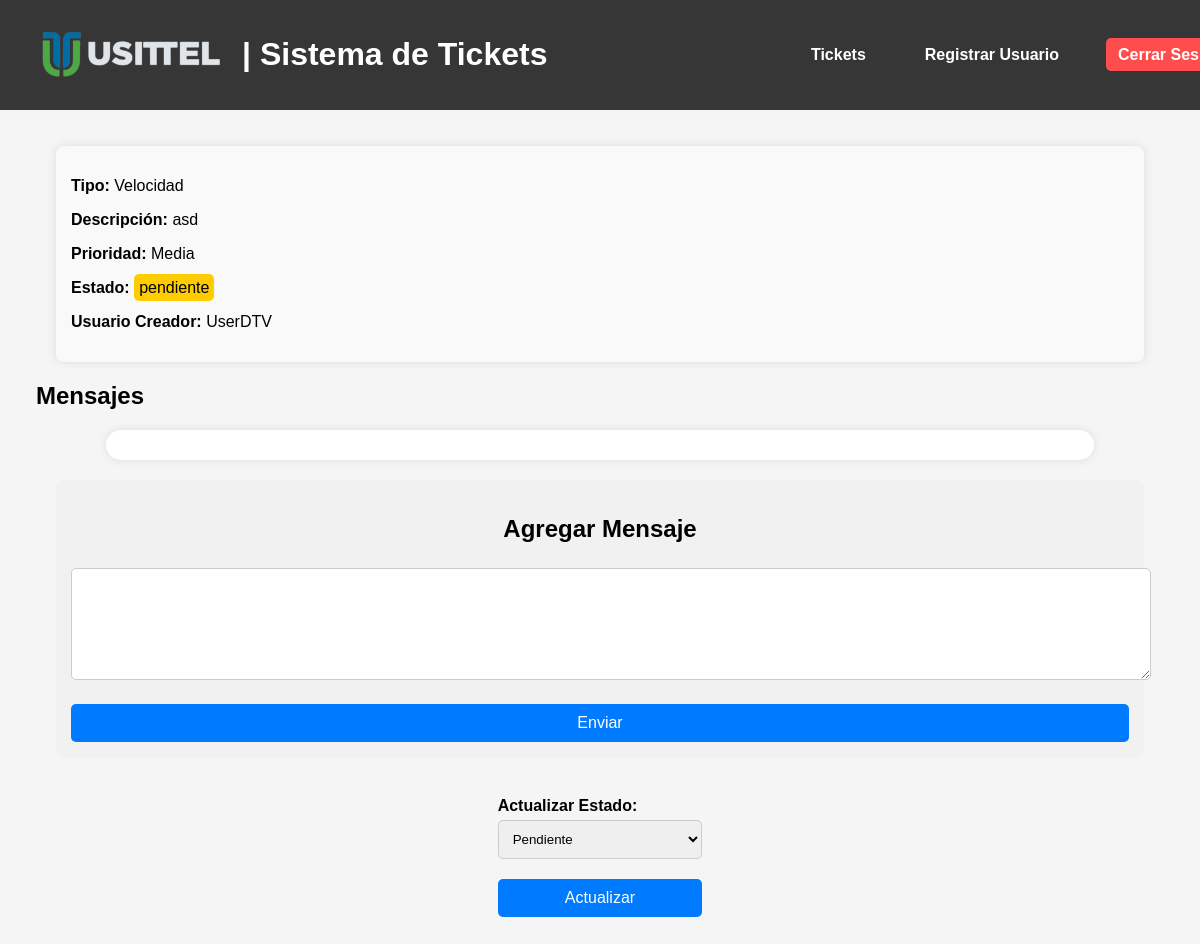
The page /ticket/60 (signed in) on the database as committed earlier.
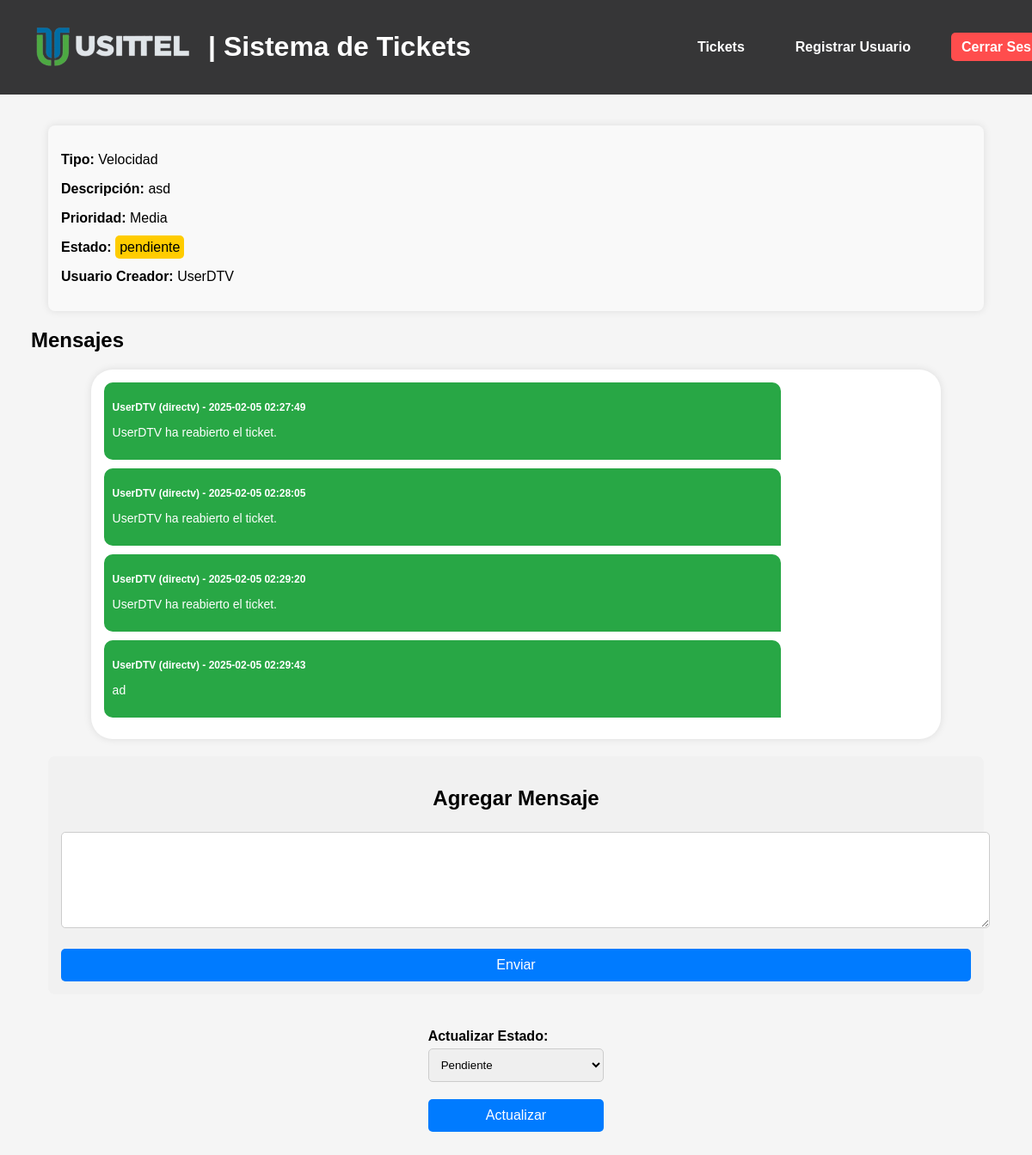
The same page on the database as committed later.
### tables this page shows
CREATE TABLE messages (
    id INTEGER PRIMARY KEY AUTOINCREMENT,
    ticket_id INTEGER NOT NULL,
    usuario TEXT NOT NULL,
    rol TEXT NOT NULL,
    mensaje TEXT NOT NULL,
    fecha TIMESTAMP DEFAULT CURRENT_TIMESTAMP,
    FOREIGN KEY (ticket_id) REFERENCES tickets (id)
);

### app.py (the view)
@app.route('/ticket/<int:id>', methods=['GET'])
@login_required
def view_ticket(id):
    conn = get_db_connection()
    ticket = conn.execute('SELECT * FROM tickets WHERE id = ?', (id,)).fetchone()
    messages = conn.execute('SELECT * FROM messages WHERE ticket_id = ? ORDER BY fecha ASC', (id,)).fetchall()
    conn.close()
    if not ticket:
        return "Ticket no encontrado", 404
    return render_template('view_ticket.html', ticket=ticket, messages=messages, current_user=current_user)

### app.py (called while the page is built)
def get_db_connection():
    conn = sqlite3.connect('database.db', timeout=10)  # Espera hasta 10 segundos si la base de datos está bloqueada
    conn.row_factory = sqlite3.Row
    return conn

@login_manager.user_loader
def load_user(user_id):
    conn = get_db_connection()
    user = conn.execute('SELECT * FROM users WHERE id = ?', (user_id,)).fetchone()
    conn.close()
    if user:
        return User(id=user['id'], username=user['username'], role=user['role'])
    return None

### templates/view_ticket.html (shortened to what this page needs)
<!DOCTYPE html>
<html lang="es">
<head>
    <link rel="stylesheet" href="{{ url_for('static', filename='styles.css') }}">
</head>
<body>
    <header>
        {% include 'header.html' %}
        <h1>Detalles del Ticket #{{ ticket['id'] }}</h1>
        <nav>
            <a href="/tickets" class="btn-back">Volver a la lista de tickets</a>
        </nav>
    </header>
    <div style="margin: 3%">
    <div class="ticket-details">
        <p><strong>Tipo:</strong> {{ ticket['tipo'] }}</p>
        <p><strong>Descripción:</strong> {{ ticket['descripcion'] }}</p>
        <p><strong>Prioridad:</strong> {{ ticket['prioridad'] }}</p>
        <p><strong>Estado:</strong> <span class="estado-{{ ticket['estado']|lower }}">{{ ticket['estado'] }}</span></p>
        <p><strong>Usuario Creador:</strong> {{ ticket['usuario_creador'] }}</p>
    </div>
    <h2>Mensajes</h2>
    <div class="chat-container">
        {% for message in messages %}
        <div class="message {% if message['rol'] == 'usittel' %}usittel-message{% else %}directv-message{% endif %}">
            <p class="message-user"><strong>{{ message['usuario'] }} ({{ message['rol'] }})</strong> - {{ message['fecha'] }}</p>
            <p class="message-text">{{ message['mensaje'] }}</p>
        </div>
        {% endfor %}
    </div>
    {% if ticket['estado'].lower() != 'cerrado' %}
    <div class="message-form">
        <h2>Agregar Mensaje</h2>
        <form method="POST" action="{{ url_for('add_message', ticket_id=ticket['id']) }}">
            <textarea name="mensaje" rows="6" required></textarea><br>
            <button type="submit" class="btn-action">Enviar</button>
        </form>
    </div>
    {% else %}
    <p class="closed-ticket-message"><strong>Este ticket está cerrado y no se pueden agregar mensajes.</strong></p>
    {% endif %}
    <div class="actions-container">
        {% if current_user.role == 'usittel' and ticket.estado != 'cerrado' %}
        <form action="{{ url_for('update_ticket', id=ticket.id) }}" method="POST">
            <label for="estado">Actualizar Estado:</label>
            <select name="estado" required>
                <option value="pendiente" {% if ticket.estado == 'pendiente' %}selected{% endif %}>Pendiente</option>
            </select>
            <button type="submit" class="btn-action">Actualizar</button>
        </form>
        {% endif %}
    </div>
</div>
</body>
</html>

Rows that differ between the two databases and show on the page:
added messages: usuario "UserDTV", rol "directv", fecha "2025-02-05 02:27:49", mensaje "UserDTV ha reabierto el ticket."
added messages: usuario "UserDTV", rol "directv", fecha "2025-02-05 02:28:05", mensaje "UserDTV ha reabierto el ticket."
added messages: usuario "UserDTV", rol "directv", fecha "2025-02-05 02:29:20", mensaje "UserDTV ha reabierto el ticket."
added messages: usuario "UserDTV", rol "directv", fecha "2025-02-05 02:29:43", mensaje "ad"
